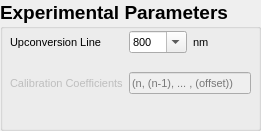
   <widget class="QGroupBox" name="experimental_params">
    <property name="geometry">
     <rect>
      <x>10</x>
      <y>240</y>
      <width>261</width>
      <height>131</height>
     </rect>
    </property>
    <property name="font">
     <font>
      <pointsize>14</pointsize>
      <weight>75</weight>
      <bold>true</bold>
     </font>
    </property>
    <property name="title">
     <string>Experimental Parameters</string>
    </property>
    <widget class="QWidget" name="layoutWidget">
     <property name="geometry">
      <rect>
       <x>10</x>
       <y>18</y>
       <width>241</width>
       <height>91</height>
      </rect>
     </property>
     <property name="font">
      <font>
       <pointsize>8</pointsize>
       <weight>50</weight>
       <bold>false</bold>
      </font>
     </property>
     <layout class="QGridLayout" name="gridLayout_2">
      <item row="2" column="1">
       <widget class="QComboBox" name="upconversion_line_dropdown">
        <property name="font">
         <font>
          <pointsize>8</pointsize>
          <weight>50</weight>
          <bold>false</bold>
         </font>
        </property>
        <property name="toolTip">
         <string>Wavelength of the upconverter (vis) beam.</string>
        </property>
        <property name="statusTip">
         <string>Wavelength of the upconverter (vis) beam.</string>
        </property>
        <property name="editable">
         <bool>true</bool>
        </property>
        <item>
         <property name="text">
          <string>800</string>
         </property>
        </item>
        <item>
         <property name="text">
          <string>515</string>
         </property>
        </item>
        <item>
         <property name="text">
          <string>804</string>
         </property>
        </item>
        <item>
         <property name="text">
          <string>808</string>
         </property>
        </item>
       </widget>
      </item>
      <item row="2" column="0">
       <widget class="QLabel" name="upconvert_label">
        <property name="font">
         <font>
          <pointsize>8</pointsize>
          <weight>50</weight>
          <bold>false</bold>
         </font>
        </property>
        <property name="text">
         <string>Upconversion Line</string>
        </property>
       </widget>
      </item>
      <item row="4" column="0">
       <widget class="QLabel" name="calibrate_offset_label">
        <property name="enabled">
         <bool>false</bool>
        </property>
        <property name="text">
         <string>Calibration Coefficients</string>
        </property>
       </widget>
      </item>
      <item row="2" column="2">
       <widget class="QLabel" name="label">
        <property name="text">
         <string>nm</string>
        </property>
       </widget>
      </item>
      <item row="4" column="1" colspan="2">
       <widget class="QLineEdit" name="calibrate_offset_box">
        <property name="enabled">
         <bool>false</bool>
        </property>
        <property name="toolTip">
         <string>Calibration coefficients to correct the energy axis.</string>
        </property>
        <property name="statusTip">
         <string>Calibration coefficients to correct the energy axis.</string>
        </property>
        <property name="whatsThis">
         <string>Calibration coefficients to correct the energy axis. For a linear shift of +number, simply enter (number).</string>
        </property>
        <property name="text">
         <string/>
        </property>
        <property name="placeholderText">
         <string>(n, (n-1), ... , (offset))</string>
        </property>
       </widget>
      </item>
     </layout>
    </widget>
   </widget>
